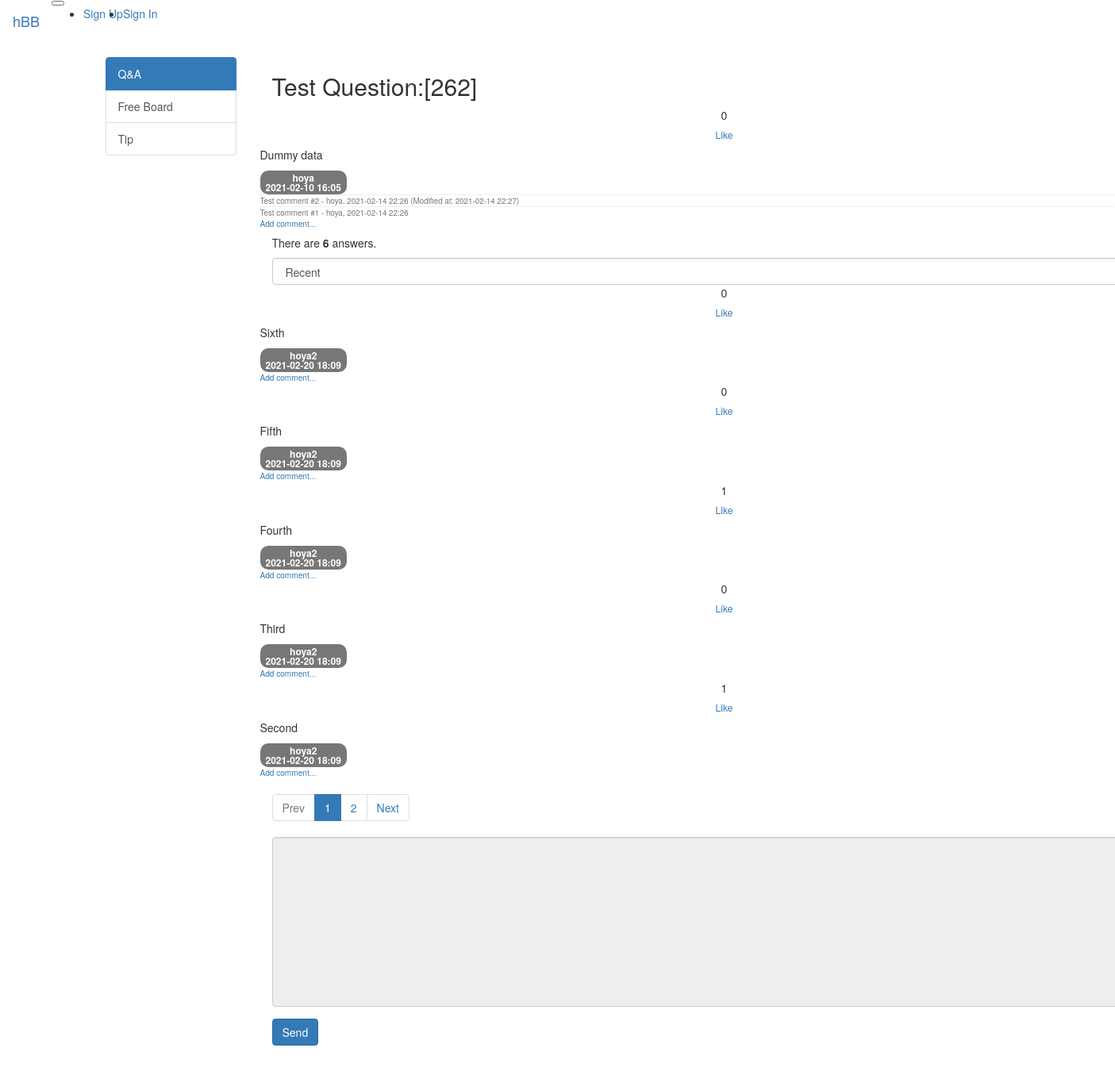
The page /question/detail/267/ on the database its author committed.
### src/models/question.py (models this page shows)
class QuestionModel(db.Model):
    id = db.Column(db.Integer, primary_key=True)
    category = db.Column(db.String(16), nullable=False)
    subject = db.Column(db.String(200), nullable=False)
    content = db.Column(db.Text(), nullable=False)
    created_date = db.Column(db.DateTime(), nullable=False)
    user_id = db.Column(
        db.Integer, db.ForeignKey("user_model.id", ondelete="CASCADE"), nullable=False
    )
    user = db.relationship("UserModel", backref=db.backref("question_set"))
    modified_date = db.Column(db.DateTime(), nullable=True)
    like = db.relationship(
        "UserModel", secondary=question_like, backref=db.backref("question_like_set")
    )

### src/models/user.py (models this page shows)
class UserModel(db.Model):
    id = db.Column(db.Integer, primary_key=True)
    username = db.Column(db.String(150), unique=True, nullable=False)
    password = db.Column(db.String(200), nullable=False)
    email = db.Column(db.String(120), unique=True, nullable=False)

### src/models/comment.py (models this page shows)
class CommentModel(db.Model):
    id = db.Column(db.Integer, primary_key=True)
    user_id = db.Column(
        db.Integer, db.ForeignKey("user_model.id", ondelete="CASCADE"), nullable=False
    )
    user = db.relationship("UserModel", backref=db.backref("comment_set"))
    content = db.Column(db.Text(), nullable=False)
    created_date = db.Column(db.DateTime(), nullable=False)
    modified_date = db.Column(db.DateTime())
    question_id = db.Column(
        db.Integer,
        db.ForeignKey("question_model.id", ondelete="CASCADE"),
        nullable=True,
    )
    question = db.relationship("QuestionModel", backref=db.backref("comment_set"))
    answer_id = db.Column(
        db.Integer, db.ForeignKey("answer_model.id", ondelete="CASCADE"), nullable=True
    )
    answer = db.relationship("AnswerModel", backref=db.backref("comment_set"))

### src/models/answer.py (models this page shows)
class AnswerModel(db.Model):
    id = db.Column(db.Integer, primary_key=True)
    question_id = db.Column(
        db.Integer, db.ForeignKey("question_model.id", ondelete="CASCADE")
    )
    question = db.relationship(
        "QuestionModel",
        backref=db.backref(
            "answer_set",
        ),
    )
    content = db.Column(db.Text(), nullable=False)
    created_date = db.Column(db.DateTime(), nullable=False)
    user_id = db.Column(
        db.Integer,
        db.ForeignKey("user_model.id", ondelete="CASCADE"),
        nullable=False,
    )
    user = db.relationship("UserModel", backref=db.backref("answer_set"))
    modified_date = db.Column(db.DateTime(), nullable=True)
    like = db.relationship(
        "UserModel", secondary=answer_like, backref=db.backref("answer_like_set")
    )

### src/views/question_views.py (the view)
@bp.route("/detail/<int:question_id>/")
def detail(question_id):
    page = request.args.get("page", type=int, default=1)
    sort = request.args.get("sort", type=str, default="recent")
    category = QuestionModel.query.get_or_404(question_id).category
    if sort == "recommend":
        sub_query = (
            db.session.query(answer_like.c.answer_id, func.count("*").label("num_like"))
            .group_by(answer_like.c.answer_id)
            .subquery()
        )
        answer_list = (
            AnswerModel.query.filter(AnswerModel.question_id == question_id)
            .outerjoin(sub_query, AnswerModel.id == sub_query.c.answer_id)
            .order_by(sub_query.c.num_like.desc(), AnswerModel.created_date.desc())
        )
    else:
        answer_list = AnswerModel.query.filter(
            AnswerModel.question_id == question_id
        ).order_by(AnswerModel.created_date.desc())
    answer_list = answer_list.paginate(page, per_page=5)
    form = AnswerForm()
    question = QuestionModel.query.get_or_404(question_id)
    return render_template(
        "question/question_detail.html",
        category=category,
        question=question,
        answer_list=answer_list,
        page=page,
        sort=sort,
        form=form,
    )

### src/forms.py
class AnswerForm(FlaskForm):
    content = TextAreaField("Content", validators=[DataRequired()])

### src/filter.py (called while the page is built)
def format_datetime(value, fmt="%Y-%m-%d %H:%M"):
    return value.strftime(fmt)

### src/views/account_views.py (called while the page is built)
@bp.before_app_request
def load_signed_in_user():
    user_id = session.get("user_id")
    if user_id is None:
        g.user = None
    else:
        g.user = UserModel.query.get(user_id)

### src/templates/question/question_detail.html (shortened to what this page needs)
{% extends "base.html" %}
{% block content %}
<div class="container py-2">
    <h2 class="border-bottom pb-2">{{ question.subject }}</h2>
    <div class="row my-3">
        <div class="col-1 my-3">
            <div class="bg-light text-center py-3 border font-weight-bolder mb-1">{{ question.like|length }}</div>
            <a class="recommend btn btn-sm btn-secondary btn-block my-1" href="#"
                data-uri="{{ url_for('like.question', question_id=question.id) }}">Like</a>
        </div>
        <div class="col-11">
            <div class="card my-3">
                <div class="card-body">
                    <div class="card-text">{{ question.content|markdown }}</div>
                    <div class="d-flex justify-content-end">
                        <div class="badge badge-light p-2 text-left">
                            <div class="mb-2">{{ question.user.username }}</div>
                            <div>{{ question.created_date|datetime }}</div>
                        </div>
                    </div>
                    {% if question.comment_set|length > 0 %}
                    <div class="mt-3">
                        {% for comment in question.comment_set %}
                        <div class="comment py-2 text-muted">
                            <span style="white-space: pre-line;">{{ comment.content }}</span>
                            <span>
                                - {{ comment.user.username }}, {{ comment.created_date|datetime }}
                                {% if comment.modified_date %}
                                (Modified at: {{ comment.modified_date|datetime}})
                                {% endif %}
                            </span>
                        </div>
                        {% endfor %}
                    </div>
                    {% endif %}
                    <div>
                        <a class="small"
                            href="{{ url_for('comment.create_comment_for_question', question_id=question.id) }}">
                            <small>Add comment...</small>
                        </a>
                    </div>
                </div>
            </div>
        </div>
    </div>
    <div class="d-flex justify-content-between my-3 border-top pt-2">
        <h5 class="py-2">There are <strong>{{ question.answer_set|length }}</strong> answers.</h5>
        <div class="py-2 col-3" style="margin-right: -1rem;">
            <select class="form-control sort">
                <option value="recent" {% if sort=='recent' %}selected{% endif %}>Recent</option>
            </select>
        </div>
    </div>
    {% for answer in answer_list.items %}
    <div class="row my-3">
        <div class="col-1">
            <div class="bg-light text-center p-3 border font-weight-bolder mb-1">{{ answer.like|length }}</div>
            <a class="recommend btn btn-sm btn-secondary btn-block my-1" href="#"
                data-uri="{{ url_for('like.answer', answer_id=answer.id) }}">Like</a>
        </div>
        <div class="col-11">
            <div class="card mb-2">
                <div class="card-body">
                    <div class="card-text" style="white-space: pre-line;">{{ answer.content|markdown }}</div>
                    <div class="d-flex justify-content-end">
                        <div class="badge badge-light p-2 text-left">
                            <div class="mb-2">{{ answer.user.username }}</div>
                            <div>{{ answer.created_date|datetime }}</div>
                        </div>
                    </div>
                    <div>
                        <a class="small" href="{{ url_for('comment.create_comment_for_answer', answer_id=answer.id) }}">
                            <small>Add comment...</small>
                        </a>
                    </div>
                </div>
            </div>
        </div>
    </div>
    {% endfor %}
    <ul class="pagination justify-content-center">
        {% if answer_list.has_prev %}
        <li class="page-item">
            <a class="page-link" data-page="{{ answer_list.prev_num }}" href="#">Prev</a>
        </li>
        {% else %}
        <li class="page-item disabled">
            <a class="page-link" tabindex="-1" aria-disabled="true" href="#">Prev</a>
        </li>
        {% endif %}
        {% for page_num in answer_list.iter_pages() %}
        {% if page_num %}
        {% if page_num != answer_list.page %}
        <li class="page-item">
            <a class="page-link" data-page="{{ page_num }}" href="#">{{ page_num }}</a>
        </li>
        {% else %}
        <li class="page-item active" aria-current="page">
            <a class="page-link" href="#">{{ page_num }}</a>
        </li>
        {% endif %}
        {% else %}
        <li class="disabled">
            <a class="page-link" href="#">...</a>
        </li>
        {% endif %}
        {% endfor %}
        {% if answer_list.has_next %}
        <li class="page-item">
            <a class="page-link" data-page="{{ answer_list.next_num }}" href="#">Next</a>
        </li>
        {% else %}
        <li class="page-item disabled">
            <a class="page-link" tabindex="-1" aria-disabled="true" href="#">Next</a>
        </li>
        {% endif %}
    </ul>
    <form action="{{ url_for('answer.create', question_id=question.id) }}" class="mt-5 mb-3" method="post">
        <div class="form-group">
            <textarea {% if not g.user %}disabled{% endif %} name="content" id="content" class="form-control"
                rows="10"></textarea>
        </div>
        <input class="btn btn-primary" type="submit" value="Send" />
    </form>
</div>
{% endblock %}

### src/static/styles.css (style rules this page uses)
.comment { border-top: dotted 1px #ddd; font-size: 0.7em; }

### rows shown on the page
QuestionModel: subject "Test Question:[262]", content "Dummy data", created_date "2021-02-10 16:05"
UserModel: user.username "hoya"
CommentModel: content "Test comment #2", user.username "hoya", created_date "2021-02-14 22:26", modified_date "2021-02-14 22:27"
CommentModel: content "Test comment #1", user.username "hoya", created_date "2021-02-14 22:26"
AnswerModel: like|length "0", content "Sixth", user.username "hoya2", created_date "2021-02-20 18:09"
AnswerModel: like|length "0", content "Fifth", user.username "hoya2", created_date "2021-02-20 18:09"
AnswerModel: like|length "1", content "Fourth", user.username "hoya2", created_date "2021-02-20 18:09"
AnswerModel: like|length "0", content "Third", user.username "hoya2", created_date "2021-02-20 18:09"
AnswerModel: like|length "1", content "Second", user.username "hoya2", created_date "2021-02-20 18:09"

### other values the page prints
{{ question.like|length }} "0"
{{ question.answer_set|length }} "6"
{{ page_num }} "1"
{{ page_num }} "2"
